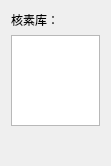
                <widget class="QWidget" name="scrollAreaWidgetContents_7">
                 <property name="geometry">
                  <rect>
                   <x>0</x>
                   <y>0</y>
                   <width>111</width>
                   <height>166</height>
                  </rect>
                 </property>
                 <layout class="QGridLayout" name="gridLayout_13">
                  <item row="0" column="0" colspan="2">
                   <widget class="QLabel" name="label_61">
                    <property name="sizePolicy">
                     <sizepolicy hsizetype="Expanding" vsizetype="Preferred">
                      <horstretch>0</horstretch>
                      <verstretch>0</verstretch>
                     </sizepolicy>
                    </property>
                    <property name="text">
                     <string>核素库：</string>
                    </property>
                   </widget>
                  </item>
                  <item row="2" column="0">
                   <widget class="QToolButton" name="toolButton_library_add">
                    <property name="toolTip">
                     <string>添加核素库</string>
                    </property>
                    <property name="text">
                     <string/>
                    </property>
                    <property name="icon">
                     <iconset resource="resources.qrc">
                      <normaloff>:/图标/assets/plus_640.svg</normaloff>:/图标/assets/plus_640.svg</iconset>
                    </property>
                    <property name="autoRaise">
                     <bool>true</bool>
                    </property>
                   </widget>
                  </item>
                  <item row="2" column="2">
                   <spacer name="horizontalSpacer_9">
                    <property name="orientation">
                     <enum>Qt::Horizontal</enum>
                    </property>
                    <property name="sizeHint" stdset="0">
                     <size>
                      <width>270</width>
                      <height>20</height>
                     </size>
                    </property>
                   </spacer>
                  </item>
                  <item row="2" column="1">
                   <widget class="QToolButton" name="toolButton_library_remove">
                    <property name="toolTip">
                     <string>移除所选库 (Del)</string>
                    </property>
                    <property name="text">
                     <string/>
                    </property>
                    <property name="icon">
                     <iconset resource="resources.qrc">
                      <normaloff>:/图标/assets/minus_640.svg</normaloff>:/图标/assets/minus_640.svg</iconset>
                    </property>
                    <property name="shortcut">
                     <string>Del</string>
                    </property>
                    <property name="autoRaise">
                     <bool>true</bool>
                    </property>
                   </widget>
                  </item>
                  <item row="1" column="0" colspan="3">
                   <widget class="QListView" name="listView_libraries"/>
                  </item>
                 </layout>
                </widget>
